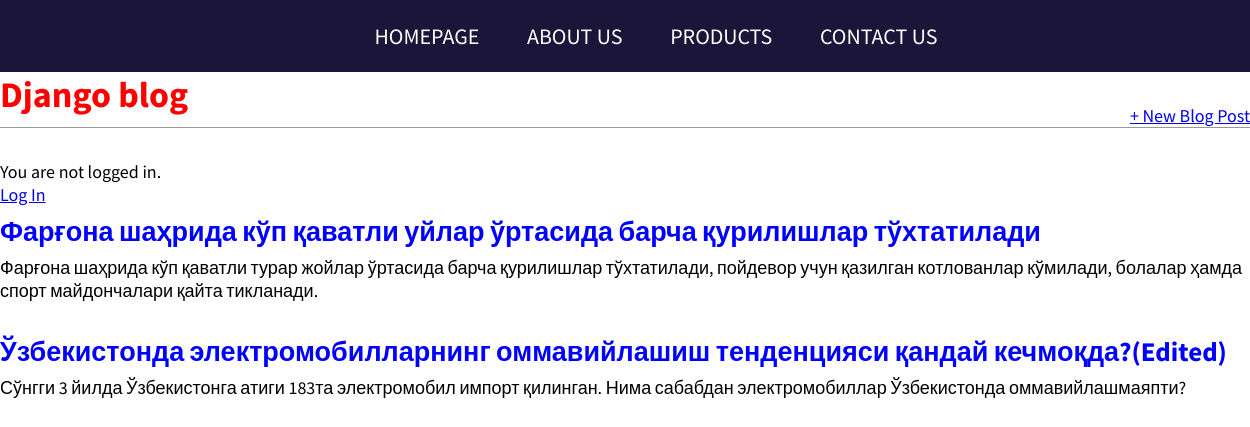
The page / on the database its author committed.
### blog/models.py (models this page shows, shortened)
class Post(models.Model):
    title = models.CharField(max_length=200)
    author = models.ForeignKey(
        'auth.User',
        on_delete=models.CASCADE,
    )
    body = models.TextField()

### blog/views.py (the view)
# urls.py: path('', BlogListView.as_view(), name='home'),
class BlogListView(ListView):
    model = Post
    template_name = 'home.html'

### templates/home.html
{% extends 'base.html' %}
{% block content %}
{% for post in object_list %}
<div class="post-entry">
<h2><a href="{% url 'post_detail' post.pk %}">{{ post.title }}</a></h2>
<p>{{ post.body }}</p>
</div>
{% endfor %}
{% endblock content %}

### templates/base.html (shortened to what this page needs)
<!DOCTYPE html>
{% load static %}
<html lang="en">
<head>
    <link href="{% static 'css/base.css' %}" rel="stylesheet">
</head>
<body>
<ul class="menu">
    <li><a href="/">HOMEPAGE</a></li>
     <li><a href="#">ABOUT US</a></li>
     <li><a href="#">PRODUCTS</a></li>
     <li><a href="#">CONTACT US</a></li>
</ul>
<div>
<header>
<div class="nav-left">
<h1><a href="{% url 'home' %}">Django blog</a></h1>
</div>
<div class="nav-right">
<a href="{% url 'post_new' %}">+ New Blog Post</a>
</div>
</header>
    {% if user.is_authenticated %}
<p>Salom {{ user.username }}!</p>
    <p><a href="{% url 'logout' %}">Log out</a></p>
{% else %}
<p>You are not logged in.</p>
<a href="{% url 'login' %}">Log In</a>
{% endif %}
{% block content %}
{% endblock content %}
</div>
</body>
</html>

### static/css/base.css (style rules this page uses)
* { margin:0; }
.menu { background-color: #1b1539; color: #ffffff; width: 100%; }
.menu li { display:inline-block; padding: 22px; font-size: 22px; position:relative; left:25%; }
.menu a { color: white; text-decoration: none; }
body { font-family: 'Source Sans Pro', sans-serif; font-size: 18px; }
header { border-bottom: 1px solid #999; margin-bottom: 2rem; display: flex; }
header h1 a { color: red; text-decoration: none; }
.nav-left { margin-right: auto; }
.nav-right { display: flex; padding-top: 2rem; }
.post-entry { margin-bottom: 2rem; }
.post-entry h2 { margin: 0.5rem 0; }
.post-entry h2 a, .post-entry h2 a:visited { color: blue; text-decoration: none; }
.post-entry p { margin: 0; font-weight: 400; }

### rows shown on the page
Post: title "Фарғона шаҳрида кўп қаватли уйлар ўртасида барча қурилишлар тўхтатилади", body "Фарғона шаҳрида кўп қаватли турар жойлар ўртасида барча қурилишлар тўхтатилади, пойдевор учун қазилган котлованлар кўмилади, болалар ҳамда спорт майдончалари қайта тикланади."
Post: title "Ўзбекистонда электромобилларнинг оммавийлашиш тенденцияси қандай кечмоқда?(Edited)", body "Сўнгги 3 йилда Ўзбекистонга атиги 183та электромобил импорт қилинган. Нима сабабдан электромобиллар Ўзбекистонда оммавийлашмаяпти?"
